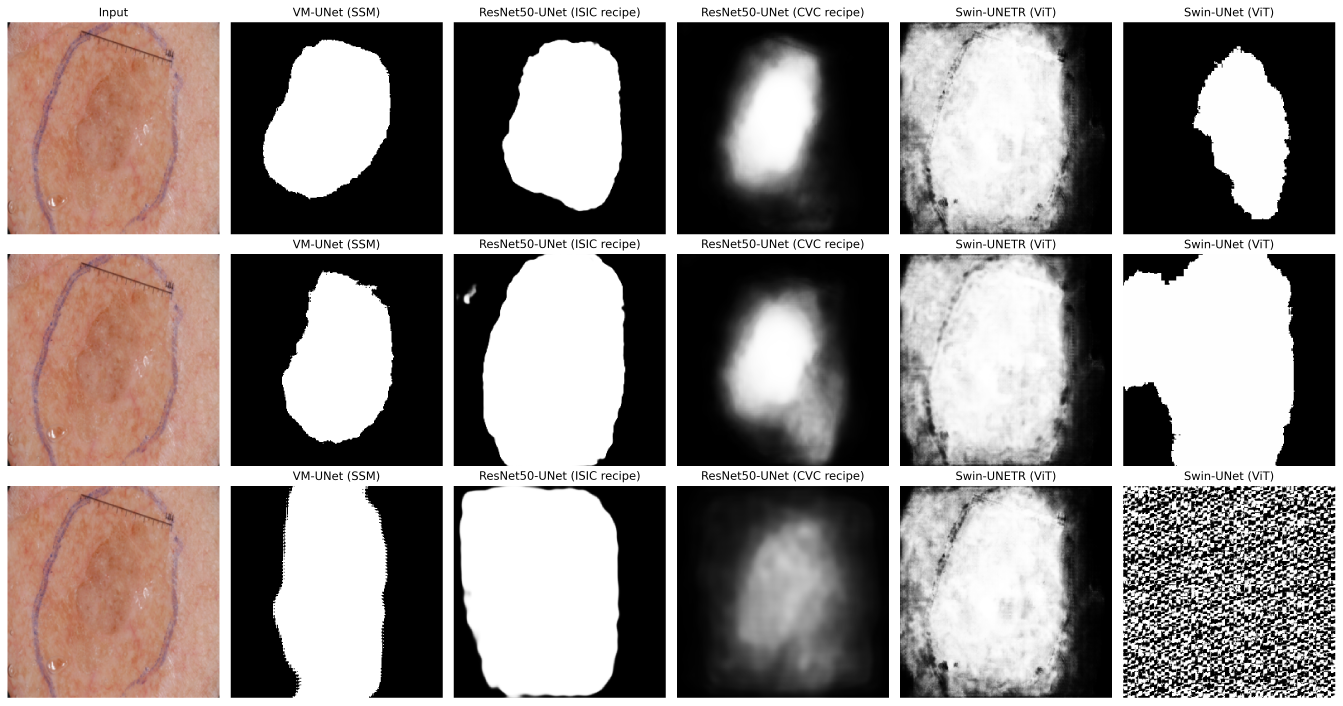
#> input picture interventions/results/paper_v2/figures/isic_sample_medium.png, 5370 x 2821 px (shown at 1/4 size)
$ python make_fig3_isic_qualitative.py
#> lines starting #> are read from the running program, lines starting #| are printed output that depends on the picture
"""
make_fig3_isic_qualitative.py — Crop the ISIC qualitative panel to a 2-row comparison.

Takes isic_sample_medium.png (3 rows: Clean / Input-LP / Feature-LP, 6 cols:
Input + 5 held-out models) and keeps only the top row (Clean) and the bottom row
(Feature-LP), dropping the middle Input-LP row. The original image is left
untouched; the crop is written to paper_v2/figures/fig3_isic_qualitative.png.

Row boundaries are detected from the white separator bands in the rendered panel,
so the script is robust to regeneration at other sizes/DPIs.

Usage:
    python interventions/experiments/make_fig3_isic_qualitative.py
"""

import os

import numpy as np
from PIL import Image

_REPO = os.path.abspath(os.path.join(os.path.dirname(__file__), '..', '..'))
FIG_DIR = os.path.join(_REPO, 'interventions', 'results', 'paper_v2', 'figures')
SRC = os.path.join(FIG_DIR, 'isic_sample_medium.png')
DST = os.path.join(FIG_DIR, 'fig3_isic_qualitative.png')
GAP_PX = 20          # white gap between the two kept rows (matches inter-row look)
MIN_TALL = 500       # image-panel band is >500 px tall at 300 dpi
MAX_TITLE = 200      # per-row title band is narrower than this


def find_row_bands(a):
    """Return [(y_start, y_end), ...] for each of the 3 content rows."""
    ink = (a.min(axis=2) < 245).mean(axis=1)
#> ink = 2821 values, max 0.947 at index 89, min 0 at index 0, mean 0.636
    white = ink < 0.002
    # contiguous white bands
    wb, start = [], None
    for y, is_w in enumerate(white):
        if is_w and start is None:
            start = y
        if not is_w and start is not None:
            wb.append((start, y - 1))
            start = None
#> this loop made 2821 passes
#> is_w on passes 1 to 12: True, True, True, True, True, True, True, True, True, True, True, True
#> after the loop, start = 2791; wb = [(0, 29), (75, 88), (937, 956), (1000, 1015), (1864, 1883), (1927, 1943)]
    if start is not None:
        wb.append((start, len(ink) - 1))
    # content bands = complement of white bands
    cb, prev = [], -1
    for s, e in wb:
        if s > prev + 1:
            cb.append((prev + 1, s - 1))
        prev = e
#> this loop made 7 passes
#> (s, e, prev) on passes 1 to 7: (0, 29, 29), (75, 88, 88), (937, 956, 956), (1000, 1015, 1015), (1864, 1883, 1883), (1927, 1943, 1943), (2791, 2820, 2820)
#> after the loop, cb = [(30, 74), (89, 936), (957, 999), (1016, 1863), (1884, 1926), (1944, 2790)]
    if prev < len(ink) - 1:
        cb.append((prev + 1, len(ink) - 1))
    # a row = title band (<MIN_TALL/2 px) followed by a tall panel band (>MIN_TALL)
    rows = []
    for i, (s, e) in enumerate(cb):
        h = e - s + 1
        if h > MIN_TALL:
            # rewind across the short title band that precedes this panel
            r_start = s
            if i > 0 and (cb[i - 1][1] - cb[i - 1][0] + 1) < MAX_TITLE:
                r_start = cb[i - 1][0]
            rows.append((r_start, e))
#> this loop made 6 passes
#> (s, e, h) on passes 2, 4, 6: (89, 936, 848), (1016, 1863, 848), (1944, 2790, 847)
#> (s, e, h) on passes 1, 3, 5: (30, 74, 45), (957, 999, 43), (1884, 1926, 43)
#> after the loop, rows = [(30, 936), (957, 1863), (1884, 2790)]
    return rows


def main():
    im = Image.open(SRC).convert('RGB')
    a = np.asarray(im)
    rows = find_row_bands(a)
#> rows = [(30, 936), (957, 1863), (1884, 2790)]
    assert len(rows) >= 3, f'expected 3 rows, found {len(rows)} in {SRC}'
    clean, feat = rows[0], rows[2]
#> clean = (30, 936); feat = (1884, 2790)
    print(f'  source {im.size}  rows: {rows}')
#|   source (5370, 2821)  rows: [(30, 936), (957, 1863), (1884, 2790)]
    print(f'  keep Clean {clean}, Feature-LP {feat}; drop middle row')
#|   keep Clean (30, 936), Feature-LP (1884, 2790); drop middle row

    top = im.crop((0, 0, im.width, clean[1] + 1))          # top margin + Clean
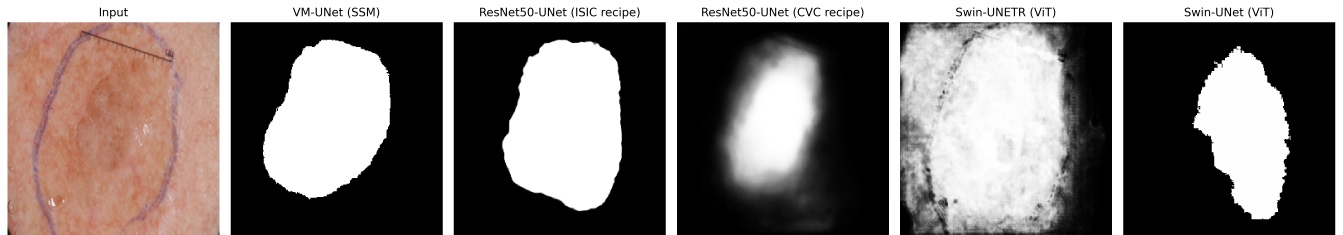
#> top: PIL image 5370x937 RGB (shown at 1/4 size); mean R, G, B 126.5, 118.9, 116.2
    bot = im.crop((0, feat[0], im.width, im.height))       # Feature-LP + bottom margin
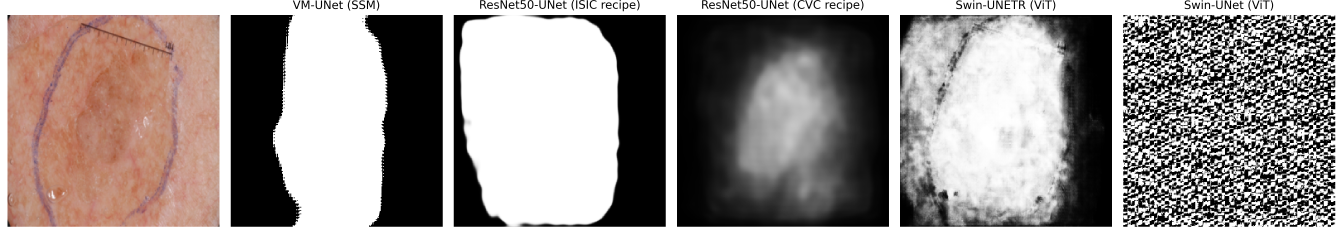
#> bot: PIL image 5370x937 RGB (shown at 1/4 size); mean R, G, B 150.9, 143.4, 140.7
    gap = Image.new('RGB', (im.width, GAP_PX), (255, 255, 255))
#> gap: PIL image 5370x20 RGB; every value is 255
    out = Image.new('RGB', (im.width, top.height + gap.height + bot.height),
                    (255, 255, 255))
#> out: PIL image 5370x1894 RGB; every value is 255
    out.paste(top, (0, 0))
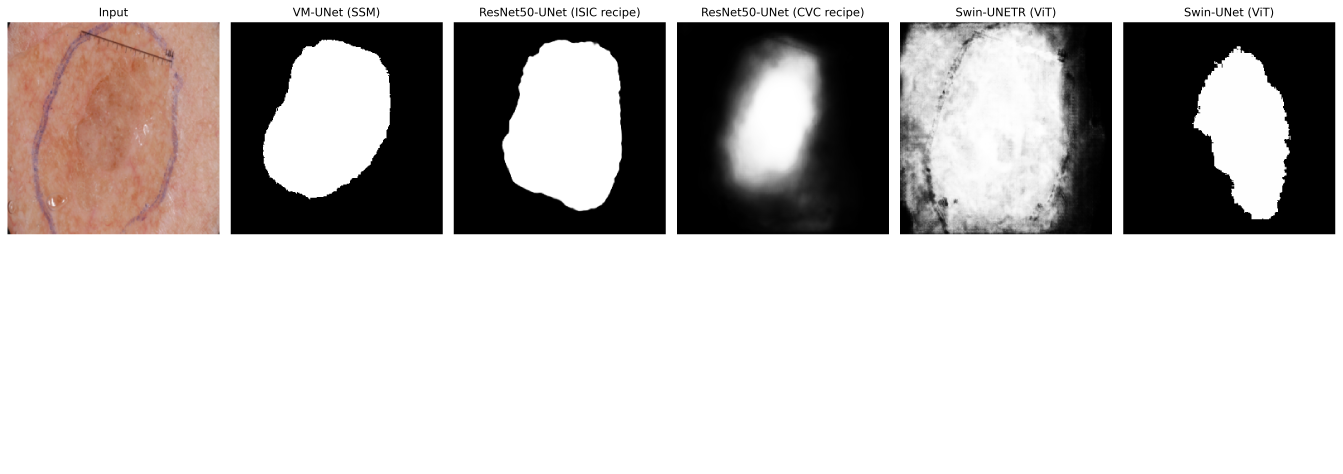
#> out: PIL image 5370x1894 RGB (shown at 1/4 size); mean R, G, B 191.4, 187.7, 186.4
    out.paste(gap, (0, top.height))
    out.paste(bot, (0, top.height + gap.height))
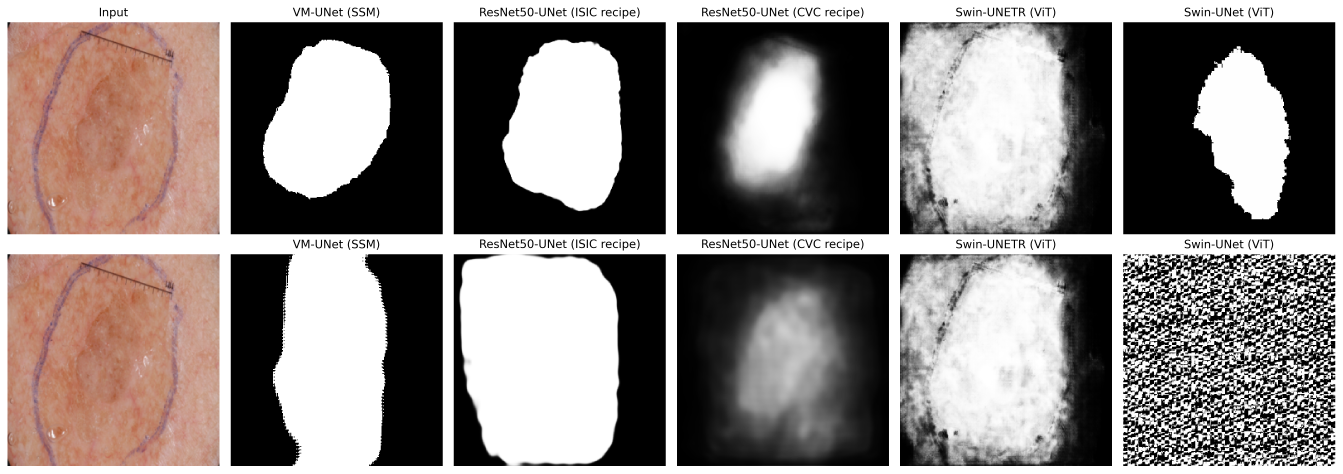
#> out: PIL image 5370x1894 RGB (shown at 1/4 size); mean R, G, B 139.9, 132.5, 129.8
    out.save(DST, dpi=(300, 300))
    print(f'  saved {DST}  size {out.size} @300 dpi (original left as-is)')
#|   saved interventions/results/paper_v2/figures/fig3_isic_qualitative.png  size (5370, 1894) @300 dpi (original left as-is)


if __name__ == '__main__':
    main()

$ run again, with interventions/results/paper_v2/figures/isic_sample_large.png copied over interventions/results/paper_v2/figures/isic_sample_medium.png
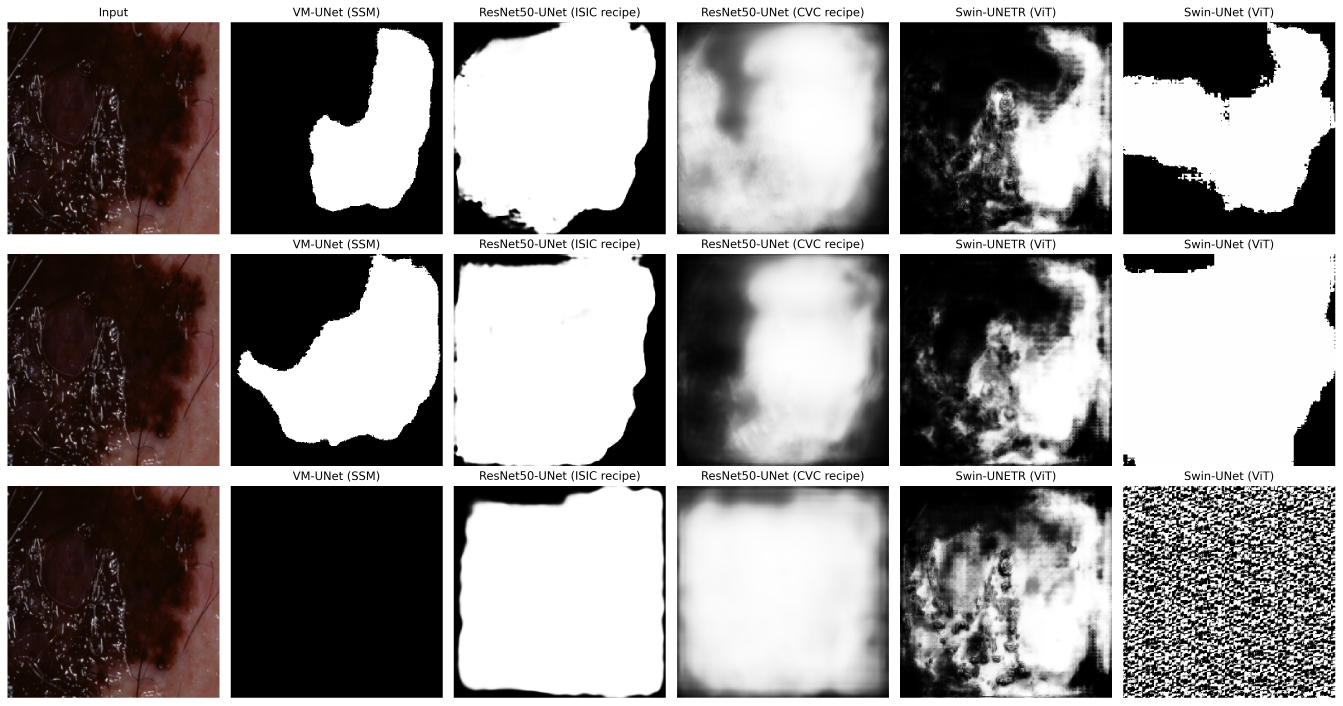
#> input picture interventions/results/paper_v2/figures/isic_sample_large.png, 5370 x 2821 px (shown at 1/4 size)
#> ink = 2821 values, max 0.947 at index 934, min 0 at index 0, mean 0.57
#> the loop in find_row_bands, `for y, is_w in enumerate(white):` made 2821 passes
#> is_w on passes 1 to 8: True, True, True, True, True, True, True, True
#> after the loop in find_row_bands, `for y, is_w in enumerate(white):`: start = 2791; wb = [(0, 29), (75, 88), (937, 956), (1000, 1015), (1864, 1883), (1927, 1943)]
#> the loop in find_row_bands, `for s, e in wb:` made 7 passes
#> (s, e, prev) on passes 1 to 7: (0, 29, 29), (75, 88, 88), (937, 956, 956), (1000, 1015, 1015), (1864, 1883, 1883), (1927, 1943, 1943), (2791, 2820, 2820)
#> after the loop in find_row_bands, `for s, e in wb:`: cb = [(30, 74), (89, 936), (957, 999), (1016, 1863), (1884, 1926), (1944, 2790)]
#> the loop in find_row_bands, `for i, (s, e) in enumerate(cb):` made 6 passes
#> (s, e, h) on passes 2, 4, 6: (89, 936, 848), (1016, 1863, 848), (1944, 2790, 847)
#> after the loop in find_row_bands, `for i, (s, e) in enumerate(cb):`: rows = [(30, 936), (957, 1863), (1884, 2790)]
#> clean = (30, 936); feat = (1884, 2790)
#|   source (5370, 2821)  rows: [(30, 936), (957, 1863), (1884, 2790)]
#|   keep Clean (30, 936), Feature-LP (1884, 2790); drop middle row
#> in main, `bot = im.crop((0, feat[0], im.width, im.height))`:
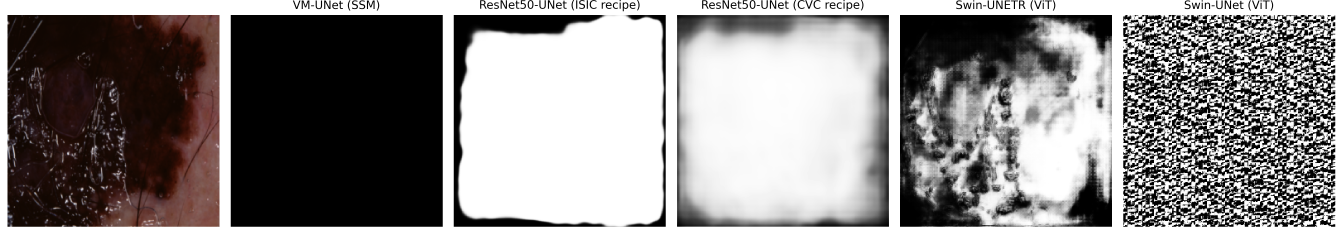
#> bot: PIL image 5370x937 RGB (shown at 1/4 size); mean R, G, B 139.1, 136, 135.3
#> gap: PIL image 5370x20 RGB; every value is 255
#> in main, `out.paste(bot, (0, top.height + gap.height))`:
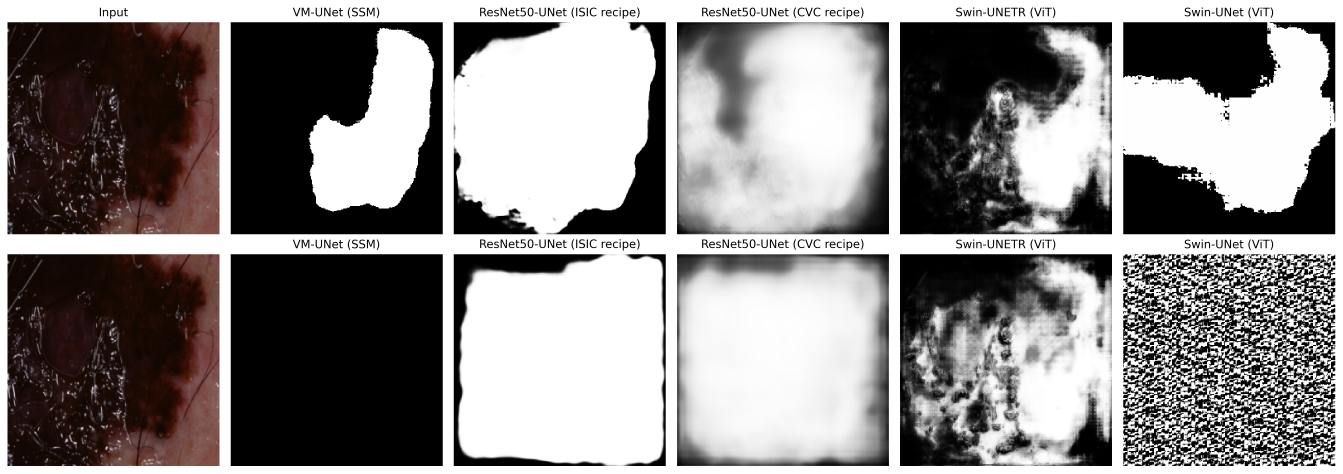
#> out: PIL image 5370x1894 RGB (shown at 1/4 size); mean R, G, B 139.6, 136.5, 135.8
#|   saved interventions/results/paper_v2/figures/fig3_isic_qualitative.png  size (5370, 1894) @300 dpi (original left as-is)

$ run again, with interventions/results/paper_v2/figures/isic_sample_small.png copied over interventions/results/paper_v2/figures/isic_sample_medium.png
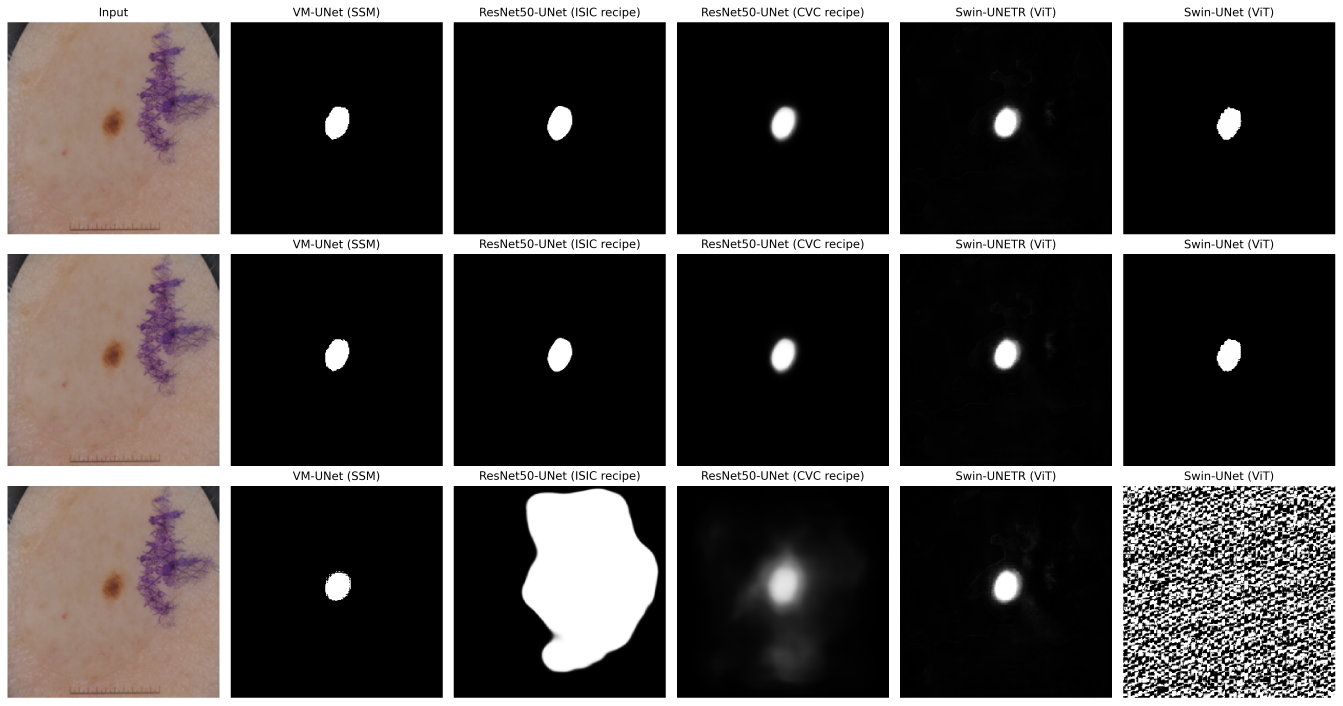
#> input picture interventions/results/paper_v2/figures/isic_sample_small.png, 5370 x 2821 px (shown at 1/4 size)
#> ink = 2821 values, max 0.947 at index 89, min 0 at index 0, mean 0.817
#> the loop in find_row_bands, `for y, is_w in enumerate(white):` made 2821 passes
#> is_w on passes 1 to 8: True, True, True, True, True, True, True, True
#> after the loop in find_row_bands, `for y, is_w in enumerate(white):`: start = 2791; wb = [(0, 29), (75, 88), (937, 956), (1000, 1015), (1864, 1883), (1927, 1943)]
#> the loop in find_row_bands, `for s, e in wb:` made 7 passes
#> (s, e, prev) on passes 1 to 7: (0, 29, 29), (75, 88, 88), (937, 956, 956), (1000, 1015, 1015), (1864, 1883, 1883), (1927, 1943, 1943), (2791, 2820, 2820)
#> after the loop in find_row_bands, `for s, e in wb:`: cb = [(30, 74), (89, 936), (957, 999), (1016, 1863), (1884, 1926), (1944, 2790)]
#> the loop in find_row_bands, `for i, (s, e) in enumerate(cb):` made 6 passes
#> (s, e, h) on passes 2, 4, 6: (89, 936, 848), (1016, 1863, 848), (1944, 2790, 847)
#> after the loop in find_row_bands, `for i, (s, e) in enumerate(cb):`: rows = [(30, 936), (957, 1863), (1884, 2790)]
#> clean = (30, 936); feat = (1884, 2790)
#|   source (5370, 2821)  rows: [(30, 936), (957, 1863), (1884, 2790)]
#|   keep Clean (30, 936), Feature-LP (1884, 2790); drop middle row
#> in main, `bot = im.crop((0, feat[0], im.width, im.height))`:
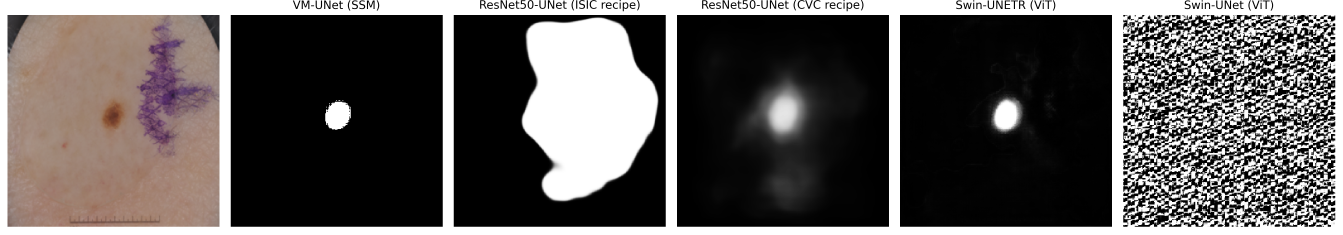
#> bot: PIL image 5370x937 RGB (shown at 1/4 size); mean R, G, B 92.8, 88.9, 87.5
#> gap: PIL image 5370x20 RGB; every value is 255
#> in main, `out.paste(bot, (0, top.height + gap.height))`:
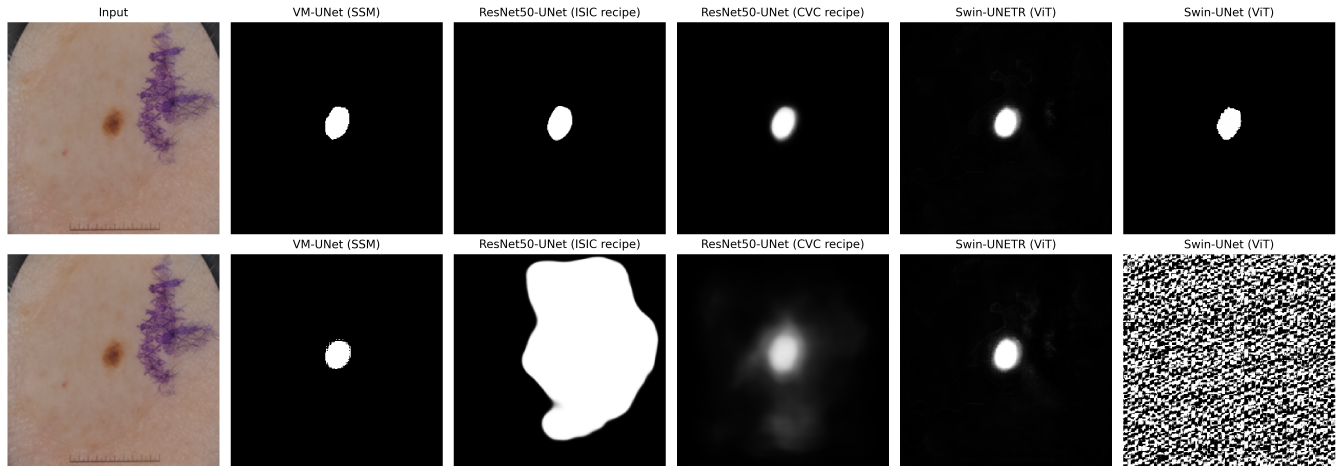
#> out: PIL image 5370x1894 RGB (shown at 1/4 size); mean R, G, B 78.1, 74.3, 72.9
#|   saved interventions/results/paper_v2/figures/fig3_isic_qualitative.png  size (5370, 1894) @300 dpi (original left as-is)
